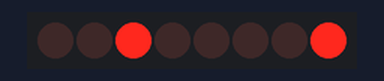
Bench run of a sketch on a simulated Arduino Uno, built with avr-gcc and run on an emulated ATmega328P. On the bench: 8 shift-register outputs drawn as a row of LEDs (first output left, lit = HIGH). Wiring (inferred from the names in the program): shift register (74HC595): data pin 6; shift clock pin 10; latch pin 8. Wiring (inferred from the signals the program sends): row of LEDs: on Q0, Q1, Q2, Q3, Q4, Q5, Q6, Q7.

Above: at 0.1 s.
At 4.1 s:
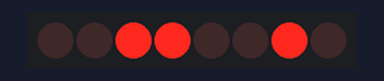
At 8.1 s:
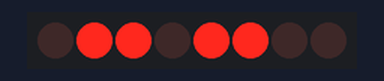
At 18.1 s:
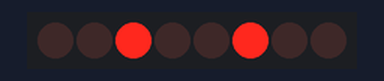
At 28.1 s:
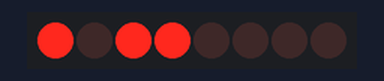
At 38.1 s:
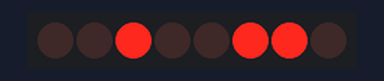
Timing chart, 0 to 39.6 s (numbered marks = the images above):
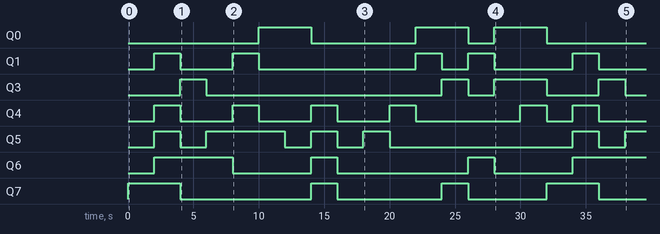

Measured:
- by itself, Q0: goes HIGH 4.0 s, LOW 8.0 s, HIGH 4.0 s, LOW 2.0 s, HIGH 4.0 s, then LOW
- by itself, Q1: LOW → HIGH at 2.0 s, → LOW 2.0 s later, → HIGH 4.0 s later, → LOW 2.0 s later, … (10 changes in this stretch)
- by itself, Q3: LOW → HIGH at 4.0 s, → LOW 2.0 s later, → HIGH 18.0 s later, → LOW 2.0 s later, … (8 changes in this stretch)
- by itself, Q4: goes 3 × (HIGH 2.0 s, LOW 4.0 s), HIGH 2.0 s, LOW 8.0 s, HIGH 2.0 s, LOW 2.0 s, HIGH 2.0 s, then LOW
- by itself, Q5: LOW → HIGH at 2.0 s, → LOW 2.0 s later, → HIGH 2.0 s later, → LOW 6.0 s later, … (11 changes in this stretch)
- by itself, Q6: goes HIGH 6.0 s, LOW 6.0 s, HIGH 2.0 s, LOW 10.0 s, HIGH 2.0 s, LOW 6.0 s, then HIGH
- by itself, Q7: LOW → HIGH at 0.00 s, → LOW 4.0 s later, → HIGH 10.0 s later, → LOW 2.0 s later, … (8 changes in this stretch)

The sketch:

Ex11_single_digit_display.ino
```cpp
// Single digit, 7-segment LED display
//
// define digital output pins
#define DATA 6
#define LATCH 8
#define CLOCK 10

// set up an array to draw only one output of the 595 low
// at a time
byte singleBitLow[] =
{255-1, 255-2, 255-4, 255-8,
 255-16, 255-32, 255-64, 255-128};

byte A = 255-2;
byte B = 255-1;
byte C = 255-8;
byte D = 255-16;
byte E = 255-32;
byte F = 255-64;
byte G = 255-128;
byte DP= 255-4;

byte digit[16] = {0,0,0,0,0,0,0,0,0,0,0,0,0,0,0,0};

void setup()
{
  pinMode(DATA, OUTPUT);  // set up the 74HC595 pins
  pinMode(LATCH, OUTPUT);
  pinMode(CLOCK, OUTPUT);
  Serial.begin(9600);

  digit[0] = A & B & C & D & E & F;      // 0
  digit[1] = B & C;                      // 1
  digit[2] = A & B & G & E & D;          // 2
  digit[3] = A & B & G & C & D;          // 3
  digit[4] = F & G & B & C;              // 4
  digit[5] = A & F & G & C & D;          // 5
  digit[6] = A & F & G & C & D & E;      // 6
  digit[7] = A & B & C;                  // 7
  digit[8] = A & B & C & D & E & F & G;  // 8
  digit[9] = A & B & C & D & F & G;      // 9
  digit[10] = A & B & C & E & F & G;     // A
  digit[11] = C & D & E & F & G;         // B
  digit[12] = A & D & E & F;             // C
  digit[13] = B & C & D & E & G;         // D
  digit[14] = A & D & E & F & G;         // E
  digit[15] = A & E & F & G;             // F
}

void loop()
{
  int i;
//  for (i = 0; i < 8; i++) {
//        //ground latchPin and hold low for as long as you are transmitting
//    digitalWrite(LATCH, LOW);
//
//    // reference:
//    // https://www.arduino.cc/reference/tr/language/functions/advanced-io/shiftout/
//    shiftOut(DATA, CLOCK, MSBFIRST, singleBitLow[i]);
//
//    //return the latch pin high to signal chip that it
//    //no longer needs to listen for information
//    digitalWrite(LATCH, HIGH);
//
//    delay(2000);
//  }

  for (i = 0; i < 16; i++) {
        //ground latchPin and hold low for as long as you are transmitting
    digitalWrite(LATCH, LOW);

    // reference:
    // https://www.arduino.cc/reference/tr/language/functions/advanced-io/shiftout/
    shiftOut(DATA, CLOCK, MSBFIRST, digit[i]);

    //return the latch pin high to signal chip that it
    //no longer needs to listen for information
    digitalWrite(LATCH, HIGH);

    delay(2000);
  }


}
```
